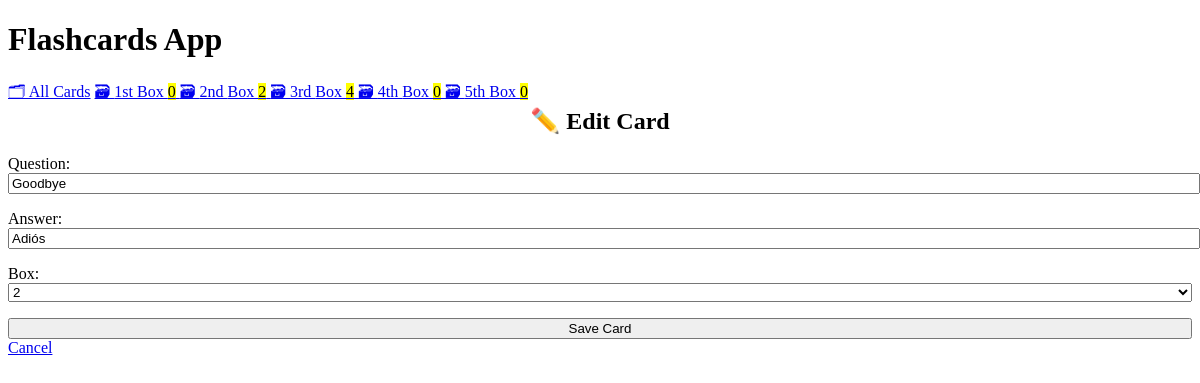
The app's page /edit/4 with its own data.
### cards/models.py (models this page shows, shortened)
class Card(models.Model):
    question = models.CharField(max_length=100)
    answer = models.CharField(max_length=100)
    box = models.IntegerField(choices=zip(BOXES, BOXES), default=BOXES[0],)
    date_created = models.DateTimeField(auto_now_add=True)

### cards/views.py (the view)
# urls.py: path('edit/<int:pk>', CardUpdateView.as_view(), name='card-update'),
class CardUpdateView(CardCreateView, UpdateView):
    success_url = reverse_lazy('card-list')

### cards/templatetags/cards_tags.py (called while the page is built)
@register.inclusion_tag('cards/box_links.html')
def boxes_as_links():
    boxes = []
    for box_num in BOXES:
        card_count = Card.objects.filter(box=box_num).count()
        boxes.append({
            'number': box_num,
            'card_count': card_count,
        })
    return {'boxes': boxes}

### cards/templates/cards/card_form.html (shortened to what this page needs)
{% extends "cards/base.html" %}
{% block content %}
{% if card %}
<h2>✏️ Edit Card</h2>
{% else %}
<h2>✨ Create New Card</h2>
{% endif %}
<form method="post">
    {{ form.as_p }}
    <input type="submit" value="Save Card">
</form>
<a href="{% url 'card-list' %}">
    Cancel
</a>
{% endblock %}

### cards/templates/cards/base.html (style rules this page uses)
:root { --accent: #6e48ad; --accent-bg: white; --bg: #fff; --text: #212121; --text-light: #585858; --border: #d8dae1; --code: #d81b60; --preformatted: #444; }
h2 { text-align: center; }
h2, h4 { margin-top: 0; }
input, select, textarea { width: 100%; }

### records on screen
Card: question "Goodbye", answer "Adiós", box "2"

### other values on screen
{{ box.number | ordinal }} "1st" "2nd" "3rd" "4th" "5th"
{{ box.card_count }} "0" "2" "4" "0" "0"
